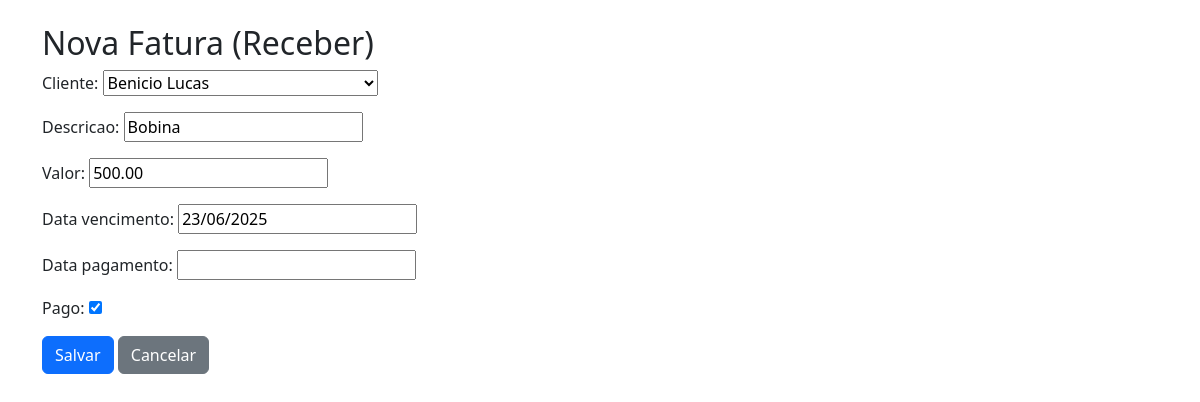
Page /financeiro/receber/editar/4/ (signed in) on the committed database.
### financeiro/models.py (models this page shows, shortened)
class ContaReceber(models.Model):
    cliente = models.ForeignKey(Cliente, on_delete=models.CASCADE)
    descricao = models.CharField(max_length=200)
    valor = models.DecimalField(max_digits=10, decimal_places=2)
    data_vencimento = models.DateField()
    data_pagamento = models.DateField(null=True, blank=True)
    pago = models.BooleanField(default=False)

### financeiro/views.py (the view)
# urls.py: path('receber/editar/<int:conta_id>/', views.editar_conta_receber, name='editar_conta_receber'),
@login_required
def editar_conta_receber(request, conta_id):
    conta = get_object_or_404(ContaReceber, id=conta_id)
    if request.method == 'POST':
        form = ContaReceberForm(request.POST, instance=conta)
        if form.is_valid():
            form.save()
            return redirect('lista_contas_receber')
    else:
        form = ContaReceberForm(instance=conta)
    return render(request, 'financeiro/form_receber.html', {'form': form})

### financeiro/forms.py
class ContaReceberForm(forms.ModelForm):
    class Meta:
        model = ContaReceber
        fields = '__all__'

### clientes/models.py (called while the page is built)
    def __str__(self):
        return self.nome

### Templates/financeiro/form_receber.html (shortened to what this page needs)
<!DOCTYPE html>
<html>
<head>
    <link href="https://cdn.jsdelivr.net/npm/bootstrap@5.3.0/dist/css/bootstrap.min.css" rel="stylesheet">
</head>
<body class="p-4">
<div class="container">
    <h2>Nova Fatura (Receber)</h2>
    <form method="post">
        {{ form.as_p }}
        <button type="submit" class="btn btn-primary">Salvar</button>
        <a href="{% url 'lista_contas_receber' %}" class="btn btn-secondary">Cancelar</a>
    </form>
</div>
</body>
</html>

### rows in the picture
ContaReceber: cliente "Benicio Lucas", descricao "Bobina", valor "500.00", data_vencimento "23/06/2025", pago "☑"
